Frame 1 (no input): blank canvas, image omitted
Frame 60 (no input): blank canvas, image omitted
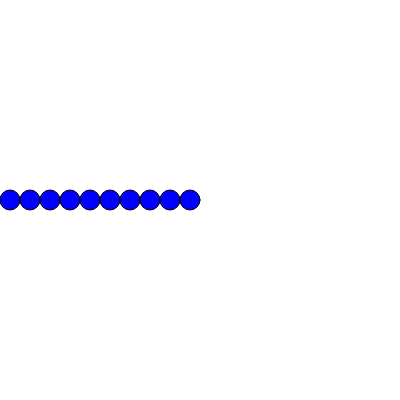
Frame 120 (the mouse pressed at the canvas centre since frame 60)

The p5.js sketch whose frames 1 and 60 were blank and that drew this single picture after the mouse press (run headless with seeded random() and noise() and a simulated clock; from frame 60 on, the mouse is pressed at the canvas centre):

// p5.js sketch
// ── sketch.js
function setup(){
    createCanvas(400,400);
}

function draw(){
    background(255);
    let x = 10;
    while (x<mouseX){
        fill(0,0,255);
        circle(x,200,20)
        x+=20
    }
}
